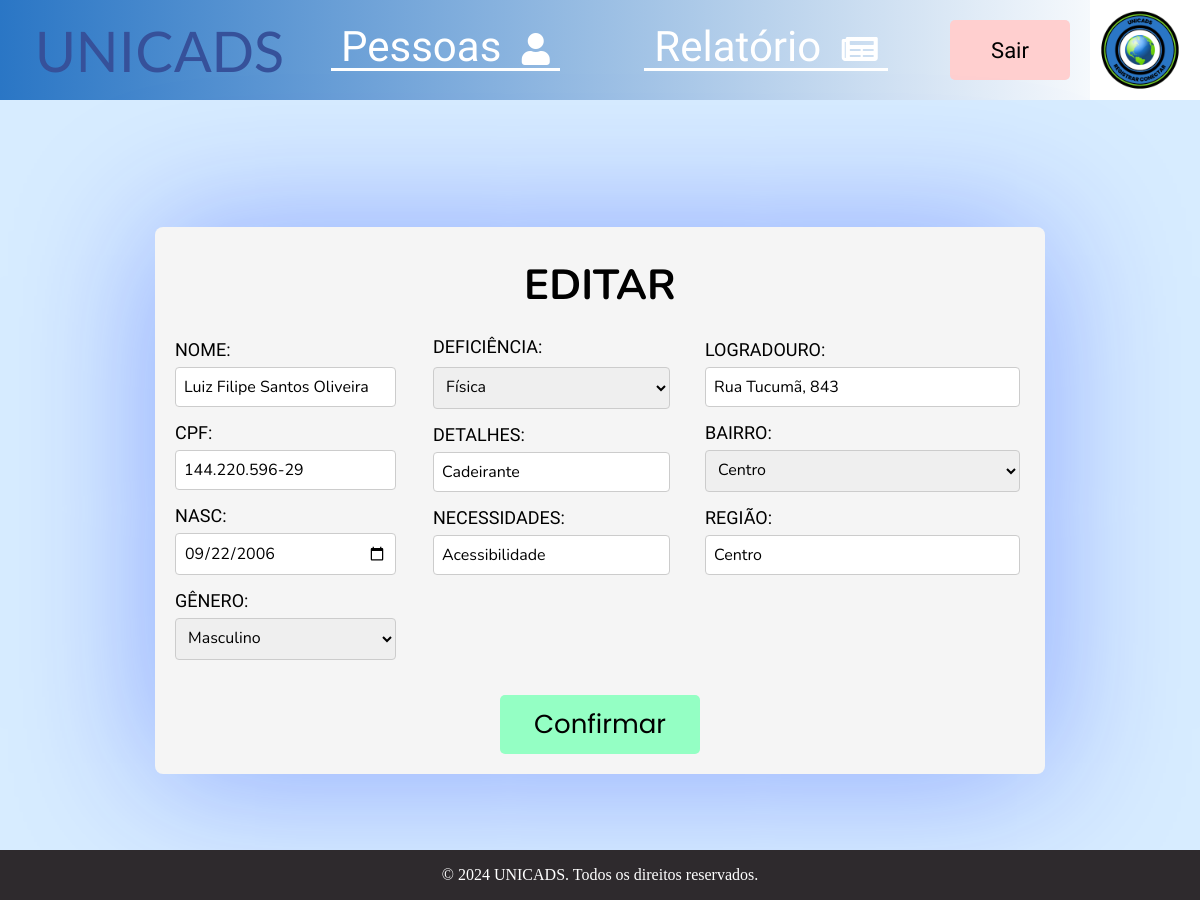
The app's page /editar-pessoa/47 (signed in), older data.
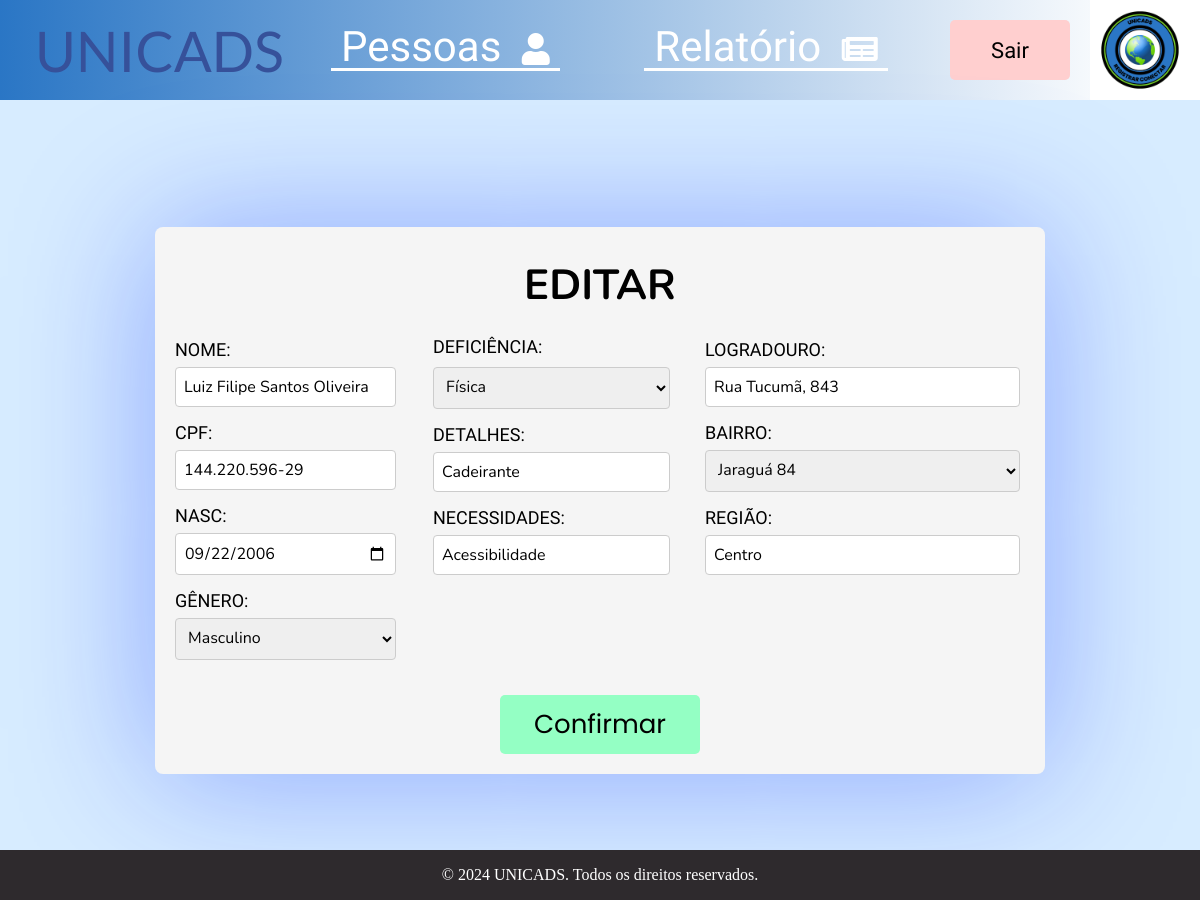
The same page, newer data.
### base/models.py (models this page shows, shortened)
class Pessoa(models.Model):
    DEFICIENCIA_CHOICES = [
        ('Física', 'Física'),
        ('Auditiva', 'Auditiva'),
        ('Visual', 'Visual'),
        ('Intelectual', 'Intelectual'),
        ('Psicossocial', 'Psicossocial')
    ]
    nome =  models.CharField(max_length=200, blank=False, null=False)
    cpf = models.CharField(max_length=20)
    data_nasc = models.DateField()
    genero = models.CharField(
        max_length=10,
        choices=[
        ('Masculino', 'Masculino'),
        ('Feminino', 'Feminino'),
    ],
        default='Não informado',
    )
    endereco = models.ForeignKey(Endereco, on_delete=models.SET_NULL, null=True, default=None)
    deficiencia = models.CharField(max_length=15,
                                   choices=DEFICIENCIA_CHOICES,
                                   default='Não informada')
    detalhes = models.CharField(max_length=300, default='Não Fornecido')
    necessidades = models.CharField(max_length=300, default='Não Fornecida')

class Endereco(models.Model):
    BAIRROS_CHOICES = [
        ('Água Verde', 'Água Verde'),
        ('Águas Claras', 'Águas Claras'),
        ('Amizade', 'Amizade'),
        ('Barra do Rio Cerro', 'Barra do Rio Cerro'),
        ('Barra do Rio Molha', 'Barra do Rio Molha'),
        ('Boa Vista', 'Boa Vista'),
        ('Braço Ribeirão Cavalo', 'Braço Ribeirão Cavalo'),
        ('Centenário', 'Centenário'),
        ('Centro', 'Centro'),
        ('Chico de Paulo', 'Chico de Paulo'),
        ('Czerniewicz', 'Czerniewicz'),
        ('Estrada Nova', 'Estrada Nova'),
        ('Ilha da Figueira', 'Ilha da Figueira'),
        ('Jaraguá 84', 'Jaraguá 84'),
        ('Jaraguá 99', 'Jaraguá 99'),
        ('Jaraguá Esquerdo', 'Jaraguá Esquerdo'),
        ('João Pessoa', 'João Pessoa'),
        ('Nereu Ramos', 'Nereu Ramos'),
        ('Nova Brasília', 'Nova Brasília'),
        ('Parque Malwee', 'Parque Malwee'),
        ('Rau', 'Rau'),
        ('Ribeirão Cavalo', 'Ribeirão Cavalo'),
        ('Rio Cerro I', 'Rio Cerro I'),
        ('Rio Cerro II', 'Rio Cerro II'),
        ('Rio da Luz', 'Rio da Luz'),
        ('Rio Molha', 'Rio Molha'),
        ('Santa Luzia', 'Santa Luzia'),
        ('Santo Antônio', 'Santo Antônio'),
        ('São Luís', 'São Luís'),
        ('Tifa Martins', 'Tifa Martins'),
        ('Tifa Monos', 'Tifa Monos'),
        ('Três Rios do Norte', 'Três Rios do Norte'),
        ('Três Rios do Sul', 'Três Rios do Sul'),
        ('Vieira', 'Vieira'),
        ('Vila Baependi', 'Vila Baependi'),
        ('Vila Lalau', 'Vila Lalau'),
        ('Vila Lenzi', 'Vila Lenzi'),
        ('Vila Nova', 'Vila Nova'),
    ]
    logradouro = models.CharField(max_length=200)
    bairro = models.CharField(max_length=100,
                                choices=BAIRROS_CHOICES, default='Não Informado')
    regiao = models.CharField(max_length=100)

### base/views.py (the view, shortened to what this page needs)
# urls.py: path('editar-pessoa/<int:pessoa_id>', views.editar_pessoa, name='editar'),
@login_required(login_url='login/')
def editar_pessoa(request, pessoa_id):
    pessoa = Pessoa.objects.get(id=pessoa_id)
    form_pessoa = PessoaForm(request.POST, instance=pessoa)
    form_endereco = EnderecoForm(request.POST, instance=pessoa.endereco)
    return render(request, 'editar.html', {'form_pessoa': form_pessoa, 'form_endereco': form_endereco, 'pessoa': pessoa, 'bairros':[bairro[0] for bairro in Endereco.BAIRROS_CHOICES]})

### base/forms.py
class PessoaForm(forms.ModelForm):
    detalhes = forms.CharField(required=False)
    necessidades = forms.CharField(required=False)
    class Meta:
        model = Pessoa
        fields = ['nome', 'cpf', 'data_nasc', 'genero', 'deficiencia','detalhes', 'necessidades']

class EnderecoForm(forms.ModelForm):
    class Meta:
        model = Endereco
        fields = ['logradouro', 'bairro', 'regiao']

### base/templates/editar.html (shortened to what this page needs)
{% extends "base.html" %}
{% load static %}
{% block css %}{% static 'css/cadastro_editar.css' %}{% endblock %}
{% block conteudo %}
<link rel="stylesheet" href="https://cdnjs.cloudflare.com/ajax/libs/font-awesome/5.15.4/css/all.min.css">
<main>
    <div class="box">
        <h1 class="text">EDITAR</h1>
        <form method="post" class="edit-form">
            <div class="dados">
                <div class="pessoa">
                    <div class="esquerda">
                        <div class="form-group">
                            <label for="id_nome">NOME:</label>
                            <input type="text" name="nome" id="id_nome" autocomplete="off" value="{{ form_pessoa.instance.nome }}" required>
                        </div>
                        <div class="form-group">
                            <label for="id_cpf">CPF:</label>
                            <input type="text" name="cpf" id="id_cpf" autocomplete="off" maxlength="14" value="{{ form_pessoa.instance.cpf }}">
                        </div>
                        <div class="form-group">
                            <label for="id_nasc">NASC:</label>
                            <input type="date" name="data_nasc" id="id_nasc" autocomplete="off" value="{{ form_pessoa.instance.data_nasc|date:'Y-m-d' }}">
                        </div>
                        <div class="form-group">
                            <label for="id_genero">GÊNERO:</label>
                            <select name="genero" id="id_genero">
                                <option value="Masculino"{% if form_pessoa.genero == 'Masculino' %}selected{% endif %}>Masculino</option>
                            </select>
                        </div>
                    </div>
                    <div class="direita">
                        <div class="form-group">
                            <label for="id_deficiencia">DEFICIÊNCIA:</label>
                            <select name="deficiencia" id="id_deficiencia" required>
                                <option value="Física" {% if form_pessoa.instance.deficiencia == 'Física' %}selected{% endif %}>Física</option>
                            </select>
                        </div>
                        <div class="form-group">
                            <label for="id_detalhes">DETALHES:</label>
                            <input type="text" name="detalhes" id="id_detalhes" autocomplete="off" value="{{ form_pessoa.instance.detalhes }}">
                        </div>
                        <div class="form-group">
                            <label for="id_necessidades">NECESSIDADES:</label>
                            <input type="text" name="necessidades" id="id_necessidades" autocomplete="off" value="{{ form_pessoa.instance.necessidades }}">
                        </div>
                    </div>
                </div>
                <div class="endereco">
                    <div class="form-group">
                        <label for="id_logradouro">LOGRADOURO:</label>
                        <input type="text" name="logradouro" id="id_logradouro" autocomplete="off" value="{{ form_pessoa.instance.endereco.logradouro }}">
                    </div>
                    <div class="form-group">
                        <label for="id_bairro">BAIRRO:</label>
                            <select name="bairro" id="id_bairro" required>
                                {% for bairro in bairros %}
                                <option value="{{ bairro }}" {% if form_pessoa.instance.endereco.bairro == bairro %}selected{% endif %}>{{ bairro }}</option>
                                {% endfor %}
                            </select>
                    </div>
                    <div class="form-group">
                        <label for="id_regiao">REGIÃO:</label>
                        <input type="text" name="regiao" id="id_regiao" autocomplete="off" value="{{ form_pessoa.instance.endereco.regiao }}">
                    </div>
                </div>
            </div>
            <div class="botao">
                <button type="submit" class="btn">Confirmar</button>
            </div>
        </form>
    </div>
</main>
{% endblock %}

### base/templates/base.html (shortened to what this page needs)
{% load static %}
<!DOCTYPE html>
<html lang="pt-br">
<head>
    <link rel="stylesheet" href="{% block css %}{% endblock %}">
</head>
<body>
    <header>
        <div class="header-content">
            <div class="header-esquerda">
                <a href="{% url 'home' %}">UNICADS</a>
            </div>
            {% if not login %}
            <div class="header-centro">
                <div class="pessoas">
                    <a href="{% url 'pessoas' %}">
                        Pessoas
                        <span><i class="fas fa-user"></i></span>
                    </a>
                </div>
                <div class="relatorio">
                    <a href="{% url 'relatorio' %}">
                        Relatório
                        <span><i class="fas fa-newspaper"></i></span>
                    </a>
                </div>
            </div>
            {% endif %}
            <div class="header-direita">
                {% if user.is_authenticated %}
            <button type="submit" class="logout" onclick="location.href='{% url 'logout' %}'">Sair</button>
            {% endif %}
            <img src="{% static 'imgs/logo2.png' %}">
            </div>
        </div>
    </header>
    {% block conteudo %}
    {% endblock %}
    <footer>
        <p>© 2024 UNICADS. Todos os direitos reservados.</p>
    </footer>
</body>
</html>

### static/css/cadastro_editar.css (style rules this page uses)
main { width: 100%; min-height: 800px; display: flex; align-items: center; justify-content: center; }
.box { width: 850px; padding: 20px; background-color: #f5f5f5; border-radius: 8px; box-shadow: 0 2px 140px rgba(0, 38, 255, 0.363); }
.text { text-align: center; font-family: 'Nunito'; font-size: 42px; margin-top: 10px; margin-bottom: 25px; }
.edit-form { display: flex; flex-direction: column; justify-content: flex-start; }
.dados { display: flex; justify-content: flex-start; }
.pessoa { display: flex; width: 180px; }
.pessoa .direita { margin-top: -3px; margin-left: 100px; }
.endereco { width: 300px; margin-left: 350px; }
.form-group { display: flex; flex-direction: column; margin-bottom: 15px; }
.form-group label { font-family: 'Quicksand'; font-size: 18px; margin-bottom: 7px; }
.form-group select, .form-group input { font-family: 'Nunito'; padding: 8px; font-size: 16px; border: 1px solid #ccc; border-radius: 4px; box-sizing: border-box; width: 140%; }
.direita select { margin-top: 3px; font-size: 16px; width: 180%; }
input#id_logradouro, input#id_regiao, select#id_bairro { width: 105%; }
#id_necessidades, #id_detalhes { width: 180%; }
.botao { display: flex; justify-content: center; margin-top: 20px; }
.botao button { width: 200px; padding: 10px; background-color: #94ffc4; color: rgb(0, 0, 0); border: none; border-radius: 5px; font-size: 26px; font-family: 'Poppins'; cursor: pointer; transition: background 0.3s ease; }

### base/templates/base.html (style rules this page uses)
body { margin: 0; padding: 0; min-height: 900px; min-width: fit-content; background-color: rgb(215, 236, 255); }
footer { background-color: #2e2a2d; color: #fff; text-align: center; padding: 0; position: fixed; bottom: 0; width: 100%; }
header { display: flex; width: 100%; background: linear-gradient(to right, #2a76c5, #ffffff 95%); color: #fff; }
.header-content { display: flex; width: 100%; align-items: center; justify-content: space-between; height: 100px; }
.header-esquerda a { padding-left: 5px; padding-right: 5px; font-size: 56px; font-family: 'Lato', sans-serif; text-decoration: none; color: #36519a; margin-left: 30px; border-radius: 5px; }
.header-centro { display: flex; justify-content: space-around; width: 100%; height: 100px; }
.pessoas, .relatorio { display: flex; justify-content: center; align-items: center; }
.pessoas a, .relatorio a { display: inline-block; padding: 10px; margin-top: -7px; font-size: 42px; font-family: 'Kanit', sans-serif; text-decoration: none; color: #ffffff; border-radius: 5px; transition: background-color 0.3s ease, color 0.3s ease; position: relative; }
.pessoas i, .relatorio i { margin-left: 10px; font-size: 32px; }
.pessoas a::after, .relatorio a::after { content: ''; position: absolute; left: 0; bottom: 10px; height: 3px; width: 100%; background-color: #ffffff; transition: background-color 0.3s ease; }
.header-direita { display: flex; height: 100px; }
.header-content img { margin-right: 10px; height: 100px; }
.header-content button { font-family: 'Quicksand', sans-serif; margin: 20px; min-width: 120px; font-size: 22px; background-color: #ffcfcf; border: none; border-radius: 5px; cursor: pointer; transition: background-color 0.3s ease; }

Row changes from the older to the newer data that the page shows:
changed Pessoa "Luiz Filipe Santos Oliveira": bairro "Centro" → "Jaraguá 84"
